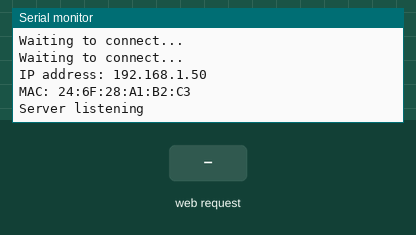
This sketch was run on a simulated ESP8266 (NodeMCU). On the bench: the last lines printed to the serial monitor. The test bench sets the inputs (shaded band). WiFi joins after 1.5 s; servers stay silent unless stated.

Above: at 2.7 s.
2.8 s: HTTP request GET / received
At 3.7 s:
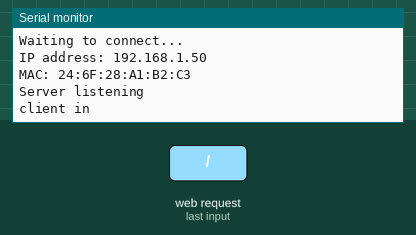
4.5 s: HTTP request GET /body received
At 5.7 s:
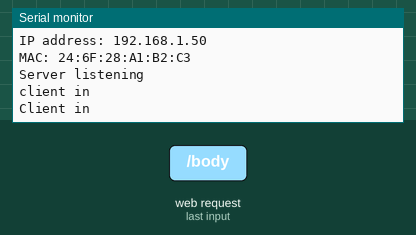
6.0 s: HTTP request GET /body?plain=1 received
At 7.2 s:
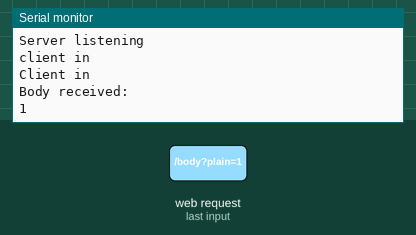

The sketch:

test2.ino
```cpp
#include <ESP8266WiFi.h>
#include <ESP8266WebServer.h>
#include "index.h"

ESP8266WebServer server(80);

const char* ssid = "Taylor";
const char* password =  "Hh033229232";

void setup() {

    Serial.begin(9600);
    WiFi.begin(ssid, password);  //Connect to the WiFi network

    while (WiFi.status() != WL_CONNECTED) {  //Wait for connection

        delay(500);
        Serial.println("Waiting to connect...");

    }

    Serial.print("IP address: ");
    // 192.168.34.102
    Serial.println(WiFi.localIP());  //Print the local IP

     Serial.print("MAC: ");
     Serial.println(WiFi.macAddress());

    server.on("/",HandleRoot);

    server.on("/body", handleBody); //Associate the handler function to the path

    server.begin(); //Start the server
    Serial.println("Server listening");

}

void loop() {

    server.handleClient(); //Handling of incoming requests

    delay(500);
}

void handleBody() { //Handler for the body path

      if (server.hasArg("plain")== false){ //Check if body received

            Serial.println("Client in ");

            server.send(200, "text/plain", "Body not received");
            return;

      }

      String message = "Body received:\n";
             message += server.arg("plain");
             message += "\n";

      server.send(200, "text/plain", message);
      Serial.println(message);
}

void HandleRoot(){

    Serial.println("client in");

    server.send(200, "text/html", String(INDEX_HTML) );
}
```

index.h
```cpp
const char INDEX_HTML[] = R"=====(

<!doctype html>
<html lang="en">
  <head>
    <!-- Required meta tags -->
    <meta charset="utf-8">
    <meta name="viewport" content="width=device-width, initial-scale=1">

    <!-- Bootstrap CSS -->
    <link href="https://cdn.jsdelivr.net/npm/bootstrap@5.0.2/dist/css/bootstrap.min.css" rel="stylesheet" integrity="sha384-EVSTQN3/azprG1Anm3QDgpJLIm9Nao0Yz1ztcQTwFspd3yD65VohhpuuCOmLASjC" crossorigin="anonymous">

    <title>Hello, world!</title>
  </head>
  <body>
    <h1>Hello, world!</h1>

    <script src="https://cdn.jsdelivr.net/npm/@popperjs/core@2.9.2/dist/umd/popper.min.js" integrity="sha384-IQsoLXl5PILFhosVNubq5LC7Qb9DXgDA9i+tQ8Zj3iwWAwPtgFTxbJ8NT4GN1R8p" crossorigin="anonymous"></script>
    <script src="https://cdn.jsdelivr.net/npm/bootstrap@5.0.2/dist/js/bootstrap.min.js" integrity="sha384-cVKIPhGWiC2Al4u+LWgxfKTRIcfu0JTxR+EQDz/bgldoEyl4H0zUF0QKbrJ0EcQF" crossorigin="anonymous"></script>

  </body>
</html>

)=====";
```

Measured:
- after the input at 2.8 s, the serial monitor: prints a new line after 0.23 s (image 1)
- after the input at 4.5 s, the serial monitor: prints a new line at once (image 2)
- after the input at 6.0 s, the serial monitor: prints a new line at once (image 3)
